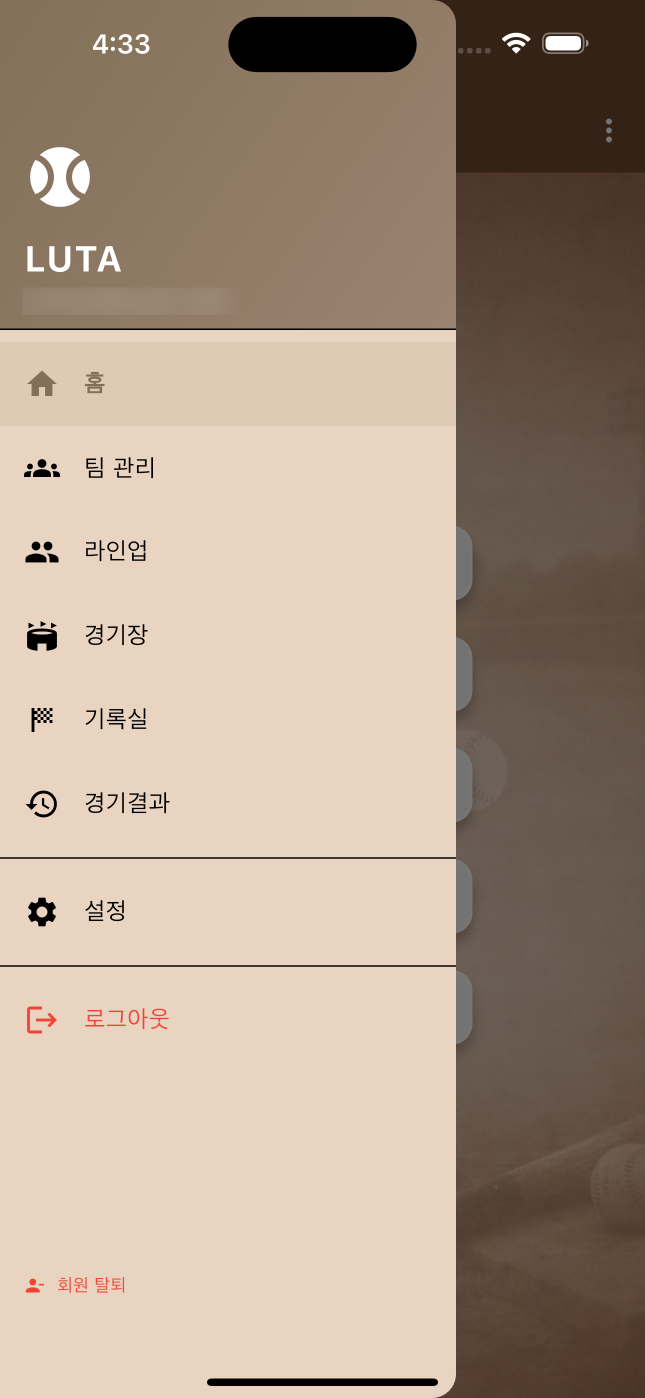
#> input picture assets/screenshots/2. 홈화면/사이드메뉴.png, 1290 x 2796 px (shown at 1/2 size)
$ python blur_luta.py
#> lines starting #> are read from the running program, lines starting #| are printed output that depends on the picture
from PIL import Image, ImageFilter

def apply_blur_mask(img_path, box, radius=15):
#> called with img_path = 'assets/screenshots/2. 홈화면/사이드메뉴.png', box = (45, 575, 480, 630), radius = 15
    try:
        img = Image.open(img_path).convert("RGBA")
#> img is the input picture: PIL image 1290x2796 RGBA; mean R, G, B, A 172.2, 153.2, 135.9, 255
        cropped = img.crop(box)
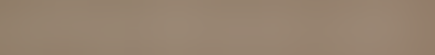
#> cropped: PIL image 435x55 RGBA; mean R, G, B, A 150.6, 131.2, 111.8, 255
        blurred = cropped.filter(ImageFilter.GaussianBlur(radius))
        img.paste(blurred, box)
        img.save(img_path)
        print(f"✅ Applied blur to {img_path} at {box}")
    except Exception as e:
        print(f"Error processing {img_path}: {e}")

box_email_sidebar = (45, 575, 480, 630)
apply_blur_mask("assets/screenshots/2. 홈화면/사이드메뉴.png", box_email_sidebar)

# We want to blur the (aniham@naver.com) part. Assuming standard iOS modal.
# Center of the modal is around y=1180.
# Box covering from x=200 to x=1080 (enough to cover `aniham@naver.com`), y=1160 to 1250
box_email_modal = (350, 1170, 950, 1260)
apply_blur_mask("assets/screenshots/9. 탈퇴/탈퇴실행.png", box_email_modal)
